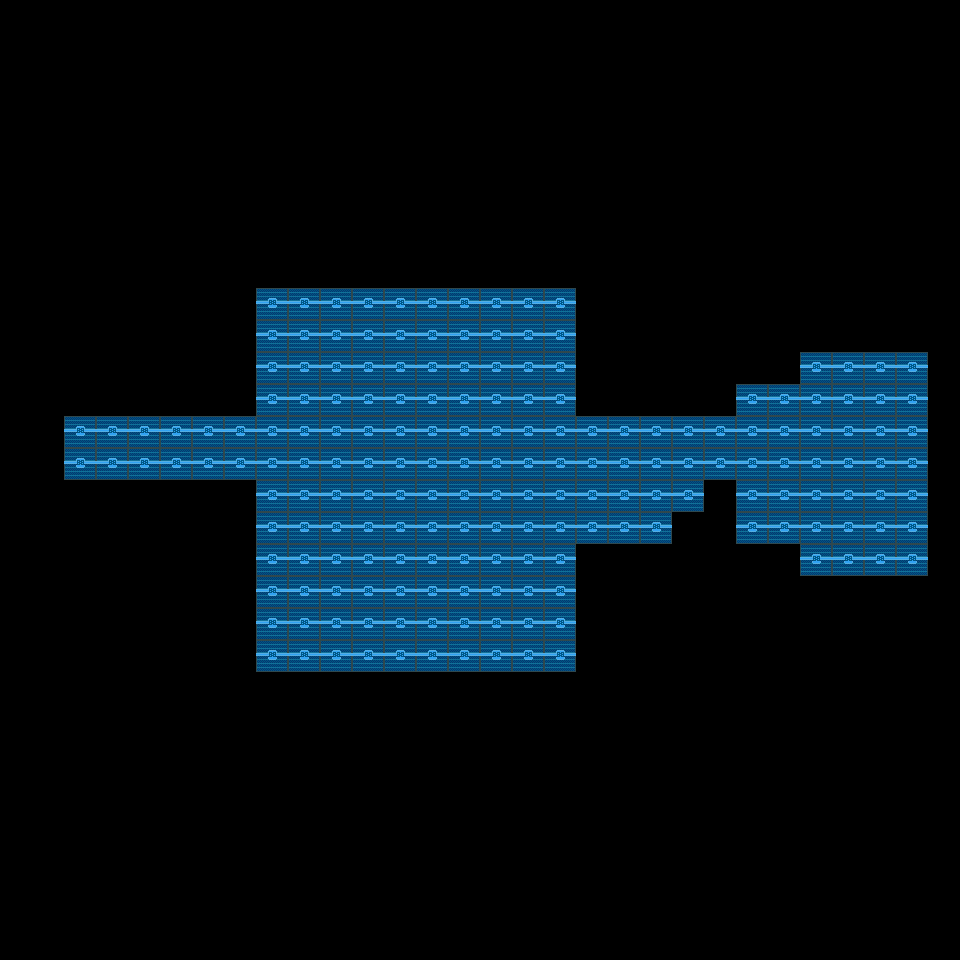

Tiled map render using the project's own tile images. Description and the whole map definition, tile-layer contents included, below:
An orthogonal 30x30 tile map with 32x32 px tiles, 1 tile layer (Tile Layer 1).

<map version="1.0" tiledversion="1.1.3" orientation="orthogonal" renderorder="right-down" width="30" height="30" tilewidth="32" tileheight="32" infinite="0" nextobjectid="1">
 <tileset firstgid="1" source="W2Tilemap.tsx" />
 <layer name="Tile Layer 1" width="30" height="30">
  <data encoding="csv">
0,0,0,0,0,0,0,0,0,0,0,0,0,0,0,0,0,0,0,0,0,0,0,0,0,0,0,0,0,0,
0,0,0,0,0,0,0,0,0,0,0,0,0,0,0,0,0,0,0,0,0,0,0,0,0,0,0,0,0,0,
0,0,0,0,0,0,0,0,0,0,0,0,0,0,0,0,0,0,0,0,0,0,0,0,0,0,0,0,0,0,
0,0,0,0,0,0,0,0,0,0,0,0,0,0,0,0,0,0,0,0,0,0,0,0,0,0,0,0,0,0,
0,0,0,0,0,0,0,0,0,0,0,0,0,0,0,0,0,0,0,0,0,0,0,0,0,0,0,0,0,0,
0,0,0,0,0,0,0,0,0,0,0,0,0,0,0,0,0,0,0,0,0,0,0,0,0,0,0,0,0,0,
0,0,0,0,0,0,0,0,0,0,0,0,0,0,0,0,0,0,0,0,0,0,0,0,0,0,0,0,0,0,
0,0,0,0,0,0,0,0,0,0,0,0,0,0,0,0,0,0,0,0,0,0,0,0,0,0,0,0,0,0,
0,0,0,0,0,0,0,0,0,0,0,0,0,0,0,0,0,0,0,0,0,0,0,0,0,0,0,0,0,0,
0,0,0,0,0,0,0,0,21,21,21,21,21,21,21,21,21,21,0,0,0,0,0,0,0,0,0,0,0,0,
0,0,0,0,0,0,0,0,21,21,21,21,21,21,21,21,21,21,0,0,0,0,0,0,0,0,0,0,0,0,
0,0,0,0,0,0,0,0,21,21,21,21,21,21,21,21,21,21,0,0,0,0,0,0,0,21,21,21,21,0,
0,0,0,0,0,0,0,0,21,21,21,21,21,21,21,21,21,21,0,0,0,0,0,21,21,21,21,21,21,0,
0,0,21,21,21,21,21,21,21,21,21,21,21,21,21,21,21,21,21,21,21,21,21,21,21,21,21,21,21,0,
0,0,21,21,21,21,21,21,21,21,21,21,21,21,21,21,21,21,21,21,21,21,21,21,21,21,21,21,21,0,
0,0,0,0,0,0,0,0,21,21,21,21,21,21,21,21,21,21,21,21,21,21,0,21,21,21,21,21,21,0,
0,0,0,0,0,0,0,0,21,21,21,21,21,21,21,21,21,21,21,21,21,0,0,21,21,21,21,21,21,0,
0,0,0,0,0,0,0,0,21,21,21,21,21,21,21,21,21,21,0,0,0,0,0,0,0,21,21,21,21,0,
0,0,0,0,0,0,0,0,21,21,21,21,21,21,21,21,21,21,0,0,0,0,0,0,0,0,0,0,0,0,
0,0,0,0,0,0,0,0,21,21,21,21,21,21,21,21,21,21,0,0,0,0,0,0,0,0,0,0,0,0,
0,0,0,0,0,0,0,0,21,21,21,21,21,21,21,21,21,21,0,0,0,0,0,0,0,0,0,0,0,0,
0,0,0,0,0,0,0,0,0,0,0,0,0,0,0,0,0,0,0,0,0,0,0,0,0,0,0,0,0,0,
0,0,0,0,0,0,0,0,0,0,0,0,0,0,0,0,0,0,0,0,0,0,0,0,0,0,0,0,0,0,
0,0,0,0,0,0,0,0,0,0,0,0,0,0,0,0,0,0,0,0,0,0,0,0,0,0,0,0,0,0,
0,0,0,0,0,0,0,0,0,0,0,0,0,0,0,0,0,0,0,0,0,0,0,0,0,0,0,0,0,0,
0,0,0,0,0,0,0,0,0,0,0,0,0,0,0,0,0,0,0,0,0,0,0,0,0,0,0,0,0,0,
0,0,0,0,0,0,0,0,0,0,0,0,0,0,0,0,0,0,0,0,0,0,0,0,0,0,0,0,0,0,
0,0,0,0,0,0,0,0,0,0,0,0,0,0,0,0,0,0,0,0,0,0,0,0,0,0,0,0,0,0,
0,0,0,0,0,0,0,0,0,0,0,0,0,0,0,0,0,0,0,0,0,0,0,0,0,0,0,0,0,0,
0,0,0,0,0,0,0,0,0,0,0,0,0,0,0,0,0,0,0,0,0,0,0,0,0,0,0,0,0,0
</data>
 </layer>
</map>
